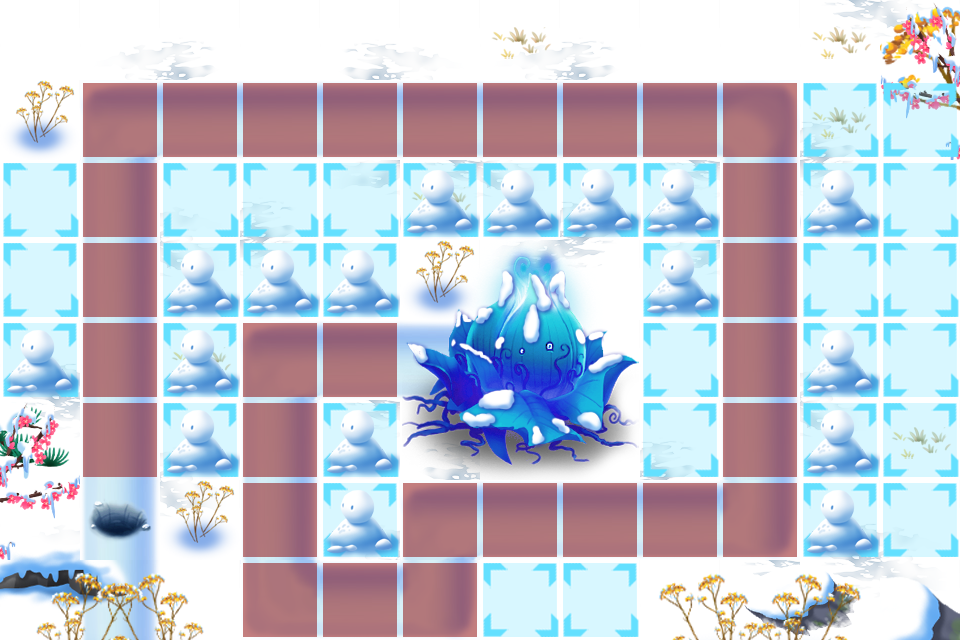

Tiled map render using the project's own tile images. Description and the map definition, with tile-layer contents summarised, below:
An orthogonal 12x8 tile map with 80x80 px tiles, 9 tile layers (BACKGROUND1, BACKGROUND2, BACKGROUND3, BACKGROUND4, ...), 5 tilesets and 11 objects (WayPoint00, WayPoint01, WayPoint02, WayPoint03, WayPoint04, ...).

<map version="1.0" orientation="orthogonal" width="12" height="8" tilewidth="80" tileheight="80">
 <tileset firstgid="1" name="31" tilewidth="80" tileheight="80">
  <image source="31.png" width="801" height="721" />
 </tileset>
 <tileset firstgid="91" name="32" tilewidth="80" tileheight="80">
  <image source="32.png" width="240" height="240" />
 </tileset>
 <tileset firstgid="100" name="rebuild" tilewidth="80" tileheight="80">
  <image source="rebuild_3.png" width="400" height="160" />
  <tile id="0">
   <properties>
    <property name="rebuildable" value="21" />
   </properties>
  </tile>
  <tile id="1">
   <properties>
    <property name="rebuildable" value="22" />
   </properties>
  </tile>
  <tile id="2">
   <properties>
    <property name="rebuildable" value="23" />
   </properties>
  </tile>
  <tile id="3">
   <properties>
    <property name="rebuildable" value="24" />
   </properties>
  </tile>
  <tile id="4">
   <properties>
    <property name="rebuildable" value="25" />
   </properties>
  </tile>
  <tile id="5">
   <properties>
    <property name="rebuildable" value="26" />
   </properties>
  </tile>
  <tile id="6">
   <properties>
    <property name="rebuildable" value="27" />
   </properties>
  </tile>
  <tile id="7">
   <properties>
    <property name="rebuildable" value="28" />
   </properties>
  </tile>
  <tile id="8">
   <properties>
    <property name="rebuildable" value="29" />
   </properties>
  </tile>
  <tile id="9">
   <properties>
    <property name="rebuildable" value="30" />
   </properties>
  </tile>
 </tileset>
 <tileset firstgid="110" name="build" tilewidth="80" tileheight="80">
  <image source="build_3.png" width="80" height="80" />
  <tile id="0">
   <properties>
    <property name="buildable" value="1" />
   </properties>
  </tile>
 </tileset>
 <tileset firstgid="111" name="road" tilewidth="80" tileheight="80">
  <image source="road.png" width="80" height="80" />
  <tile id="0">
   <properties>
    <property name="skillable" value="1" />
   </properties>
  </tile>
 </tileset>
 <layer name="BACKGROUND1" width="12" height="8">
  <data>[96 cells, 96 non-empty, 1 distinct tile ids]</data>
 </layer>
 <layer name="BACKGROUND2" width="12" height="8">
  <data>[96 cells, 72 non-empty, 9 distinct tile ids]</data>
 </layer>
 <layer name="BACKGROUND3" width="12" height="8">
  <data>[96 cells, 20 non-empty, 8 distinct tile ids]</data>
 </layer>
 <layer name="BACKGROUND4" width="12" height="8">
  <data>[96 cells, 39 non-empty, 11 distinct tile ids]</data>
 </layer>
 <layer name="SEEDLAYER" width="12" height="8">
  <data>[96 cells, 9 non-empty, 9 distinct tile ids]</data>
 </layer>
 <layer name="BACKGROUND5" width="12" height="8">
  <data>[96 cells, 12 non-empty, 8 distinct tile ids]</data>
 </layer>
 <layer name="Meta" width="12" height="8">
  <data>[96 cells, 34 non-empty, 1 distinct tile ids]</data>
 </layer>
 <layer name="Towerface" width="12" height="8">
  <data>[96 cells, 29 non-empty, 1 distinct tile ids]</data>
 </layer>
 <layer name="Rebuild" width="12" height="8">
  <data>[96 cells, 17 non-empty, 5 distinct tile ids]</data>
 </layer>
 <objectgroup name="Objects" width="12" height="8">
  <object name="WayPoint00" x="117" y="523" />
  <object name="WayPoint01" x="120" y="120" />
  <object name="WayPoint02" x="760" y="120" />
  <object name="WayPoint03" x="760" y="520" />
  <object name="WayPoint04" x="440" y="520" />
  <object name="WayPoint05" x="440" y="600" />
  <object name="WayPoint06" x="280" y="600" />
  <object name="WayPoint07" x="280" y="360" />
  <object name="WayPoint08" x="440" y="360" />
  <object name="SeedsPos" x="598" y="280" />
  <object name="RapidSoliderPos" x="40" y="520" />
 </objectgroup>
</map>
